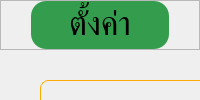
         <widget class="QWidget" name="setting_page">
          <layout class="QVBoxLayout" name="verticalLayout_28">
           <property name="spacing">
            <number>0</number>
           </property>
           <property name="leftMargin">
            <number>0</number>
           </property>
           <property name="topMargin">
            <number>0</number>
           </property>
           <property name="rightMargin">
            <number>0</number>
           </property>
           <property name="bottomMargin">
            <number>0</number>
           </property>
           <item>
            <widget class="QFrame" name="setting_title_group">
             <property name="maximumSize">
              <size>
               <width>16777215</width>
               <height>80</height>
              </size>
             </property>
             <property name="frameShape">
              <enum>QFrame::StyledPanel</enum>
             </property>
             <property name="frameShadow">
              <enum>QFrame::Raised</enum>
             </property>
             <layout class="QHBoxLayout" name="horizontalLayout_56">
              <property name="spacing">
               <number>0</number>
              </property>
              <property name="leftMargin">
               <number>30</number>
              </property>
              <property name="topMargin">
               <number>0</number>
              </property>
              <property name="rightMargin">
               <number>30</number>
              </property>
              <property name="bottomMargin">
               <number>0</number>
              </property>
              <item>
               <widget class="QLabel" name="setting_title">
                <property name="maximumSize">
                 <size>
                  <width>16777215</width>
                  <height>50</height>
                 </size>
                </property>
                <property name="font">
                 <font>
                  <family>Kanit</family>
                  <pointsize>25</pointsize>
                 </font>
                </property>
                <property name="styleSheet">
                 <string notr="true">background-color: rgb(52, 157, 77);
border-radius: 15px;</string>
                </property>
                <property name="text">
                 <string>ตั้งค่า</string>
                </property>
                <property name="alignment">
                 <set>Qt::AlignCenter</set>
                </property>
               </widget>
              </item>
             </layout>
            </widget>
           </item>
           <item>
            <widget class="QFrame" name="setting_group">
             <property name="styleSheet">
              <string notr="true">QGroupBox {
	border: solid;
	border-width: 1px;
	border-color: rgb(255, 170, 0);
	border-radius: 8px;
	color: #262626;
}

QComboBox {
	color: #262626;
	padding: 5px 10px;
	border: solid;
	border-width: 1px;
	border-color: rgb(100, 100, 100);
	border-top-left-radius: 8px;
	border-bottom-left-radius: 8px;
}

QLabel {
	color: #262626;
}
</string>
             </property>
             <widget class="QGroupBox" name="groupBox_6">
              <property name="geometry">
               <rect>
                <x>40</x>
                <y>30</y>
                <width>551</width>
                <height>241</height>
               </rect>
              </property>
              <property name="font">
               <font>
                <family>Kanit</family>
                <pointsize>16</pointsize>
               </font>
              </property>
              <property name="title">
               <string>ตั้งค่า Wifi</string>
              </property>
              <property name="alignment">
               <set>Qt::AlignCenter</set>
              </property>
              <widget class="QComboBox" name="comboBox">
               <property name="geometry">
                <rect>
                 <x>130</x>
                 <y>70</y>
                 <width>300</width>
                 <height>30</height>
                </rect>
               </property>
               <property name="minimumSize">
                <size>
                 <width>300</width>
                 <height>30</height>
                </size>
               </property>
               <property name="maximumSize">
                <size>
                 <width>300</width>
                 <height>30</height>
                </size>
               </property>
               <property name="font">
                <font>
                 <family>Kanit</family>
                 <pointsize>14</pointsize>
                 <kerning>true</kerning>
                </font>
               </property>
               <item>
                <property name="text">
                 <string>Wifi1</string>
                </property>
               </item>
               <item>
                <property name="text">
                 <string>Wifi2</string>
                </property>
               </item>
               <item>
                <property name="text">
                 <string>Wifi3</string>
                </property>
               </item>
              </widget>
              <widget class="QLabel" name="label">
               <property name="geometry">
                <rect>
                 <x>130</x>
                 <y>40</y>
                 <width>51</width>
                 <height>21</height>
                </rect>
               </property>
               <property name="font">
                <font>
                 <family>Kanit</family>
                 <pointsize>12</pointsize>
                </font>
               </property>
               <property name="text">
                <string>ชื่อไวไฟ</string>
               </property>
              </widget>
              <widget class="QLabel" name="label_2">
               <property name="geometry">
                <rect>
                 <x>130</x>
                 <y>120</y>
                 <width>51</width>
                 <height>21</height>
                </rect>
               </property>
               <property name="font">
                <font>
                 <family>Kanit</family>
                 <pointsize>12</pointsize>
                </font>
               </property>
               <property name="text">
                <string>ชื่อไวไฟ</string>
               </property>
              </widget>
              <widget class="QLineEdit" name="lineEdit">
               <property name="geometry">
                <rect>
                 <x>130</x>
                 <y>150</y>
                 <width>301</width>
                 <height>31</height>
                </rect>
               </property>
               <property name="minimumSize">
                <size>
                 <width>300</width>
                 <height>0</height>
                </size>
               </property>
              </widget>
             </widget>
            </widget>
           </item>
          </layout>
         </widget>
